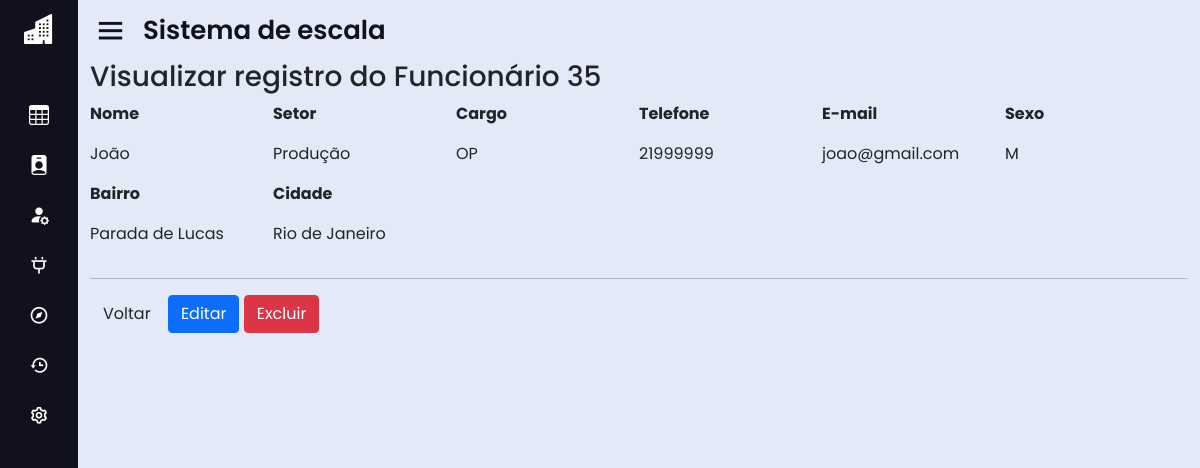
Page /system.php?page=view_func&id_func=35 on the committed database.
### tables this page shows
CREATE TABLE IF NOT EXISTS `funcionario` (
  `id_func` int(11) NOT NULL AUTO_INCREMENT,
  `nome_func` varchar(50) DEFAULT NULL,
  `cargo_func` varchar(50) DEFAULT NULL,
  `telefone_func` varchar(50) DEFAULT NULL,
  `sexo_func` varchar(50) DEFAULT NULL,
  `email_func` varchar(50) DEFAULT NULL,
  PRIMARY KEY (`id_func`) USING BTREE
);

CREATE TABLE IF NOT EXISTS `setor` (
  `id_st` int(11) NOT NULL AUTO_INCREMENT,
  `nome_st` varchar(50) DEFAULT NULL,
  PRIMARY KEY (`id_st`)
);

CREATE TABLE IF NOT EXISTS `endereco` (
  `id_end` int(11) NOT NULL AUTO_INCREMENT,
  `rua_end` varchar(50) DEFAULT NULL,
  `compl_end` varchar(50) DEFAULT NULL,
  `cep_end` varchar(50) DEFAULT NULL,
  `bairro_end` varchar(50) DEFAULT NULL,
  `cidade_end` varchar(50) DEFAULT NULL,
  `estado_end` varchar(50) DEFAULT NULL,
  `id_func` int(11) DEFAULT NULL,
  PRIMARY KEY (`id_end`) USING BTREE,
  KEY `endereco_ibfk_1` (`id_func`) USING BTREE,
  CONSTRAINT `endereco_ibfk_1` FOREIGN KEY (`id_func`) REFERENCES `funcionario` (`id_func`) ON DELETE CASCADE ON UPDATE CASCADE
);

### sis/funcionario/view_func.php (the view)
<?php
	$id = (int) $_GET['id_func'];
	$sql = mysqli_query($con, "select * from funcionario, endereco, setor
        where funcionario.id_func = $id and $id = endereco.id_func;");
	$row = mysqli_fetch_array($sql);
?>
<div id="main" class="container-fluid">
	<h3 class="page-header">Visualizar registro do Funcionário <?php echo $id; ?> </h3>
	<div class="row">
		<div class="col-md-2">
			<p><strong>Nome</strong></p>
			<p><?php echo $row['nome_func'];?></p>
		</div>
		<div class="col-md-2">
			<p><strong>Setor</strong></p>
			<p><?php echo $row['nome_st']; ?></p>
		</div>
		<div class="col-md-2">
			<p><strong>Cargo</strong></p>
			<p><?php echo $row['cargo_func']; ?></p>
		</div>
		<div class="col-md-2">
			<p><strong>Telefone</strong></p>
			<p><?php echo $row['telefone_func'];?></p>
		</div>
		<div class="col-md-2">
			<p><strong>E-mail</strong></p>
			<p><?php echo $row['email_func'];?></p>
		</div>
		<div class="col-md-2">
			<p><strong>Sexo</strong></p>
			<p><?php echo $row['sexo_func'];?></p>
		</div>
	</div>
	<div class="row">
		<div class="col-md-2">
			<p><strong>Bairro</strong></p>
			<p><?php echo $row['bairro_end'];?></p>
		</div>
		<div class="col-md-2">
			<p><strong>Cidade</strong></p>
			<p><?php echo $row['cidade_end'];?></p>
		</div>
	</div>
	<hr/>
	<div id="actions" class="row">
		<div class="col-md-12">
			<a href="?page=lista_func" class="btn btn-default">Voltar</a>
				<?php echo "<a href=?page=fedita_func&id_func=".$row['id_func']." class='btn btn-primary'>Editar</a>";?>
				<?php echo "<a href=?page=excluir_func&id_func=".$row['id_func']." class='btn btn-danger'>Excluir</a>";?>
		</div>
	</div>
</div>

### css/style.css (style rules this page uses)
* { margin: 0; padding: 0; box-sizing: border-box; font-family: 'Poppins', sans-serif; }
.row { width: 100%; }

### rows in the picture
funcionario: nome_func "João", setor.nome_st "Produção", cargo_func "OP", telefone_func "21999999", email_func "joao@gmail.com", sexo_func "M", endereco.bairro_end "Parada de Lucas", endereco.cidade_end "Rio de Janeiro"

### other values in the picture
$id "35"
